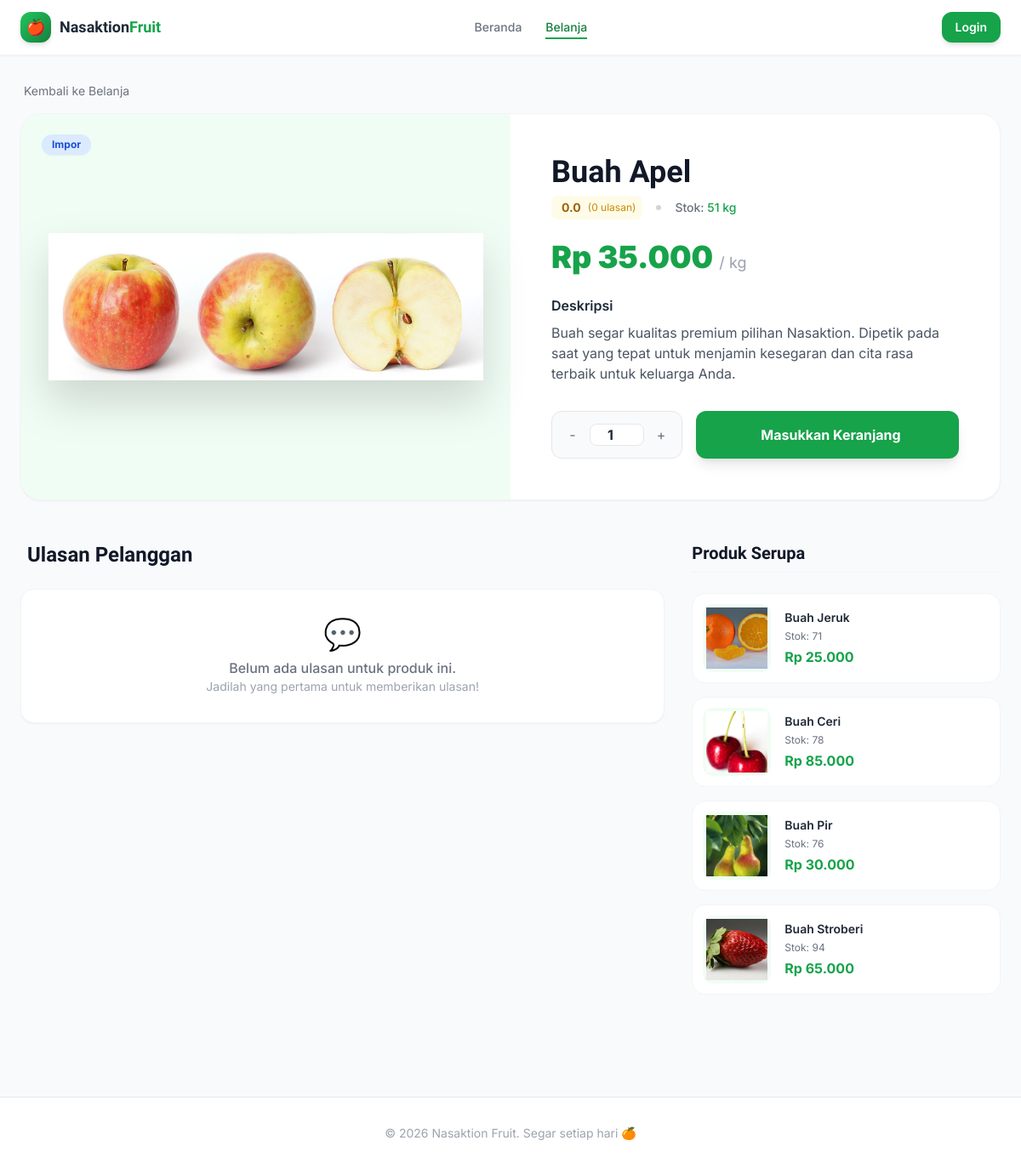
The app's page /customer/shop/product/1 with its own data.
### tables this page shows
CREATE TABLE `products` (
  `id` int UNSIGNED NOT NULL,
  `category_id` int UNSIGNED NOT NULL,
  `nama_buah` varchar(100) NOT NULL,
  `jenis` enum('Impor','Ekspor','Lokal') NOT NULL DEFAULT 'Lokal',
  `foto` varchar(255) DEFAULT NULL,
  `deskripsi` text,
  `harga_beli` decimal(15,2) NOT NULL DEFAULT '0.00',
  `harga_jual` decimal(15,2) NOT NULL DEFAULT '0.00',
  `stok` int NOT NULL DEFAULT '0',
  `satuan` varchar(20) NOT NULL DEFAULT 'kg',
  `is_active` tinyint(1) NOT NULL DEFAULT '1',
  `created_at` timestamp NULL DEFAULT CURRENT_TIMESTAMP,
  `updated_at` timestamp NULL DEFAULT CURRENT_TIMESTAMP ON UPDATE CURRENT_TIMESTAMP
);

### application/controllers/customer/Shop.php (called while the page is built, shortened)
<?php
class Shop extends CI_Controller {
    public function __construct() {
        $this->load->model('Product_model');
        $this->load->model('Category_model');
        $this->load->model('Feedback_model');
    }
    public function product($id) {
        $data['product'] = $this->Product_model->get_by_id($id);
        $data['title'] = $data['product']->nama_buah;
        $data['related'] = $this->Product_model->get_related($data['product']->category_id, $id, 4);
        $data['reviews'] = $this->Feedback_model->get_by_product($id);
        $data['avg_rating'] = $this->Feedback_model->get_product_avg_rating($id);
        $this->load->view('customer/shop/product', $data);
    }
}

### index.php (called while the page is built, shortened)
<?php
require_once BASEPATH.'core/CodeIgniter.php';

### application/models/Product_model.php (called while the page is built, shortened)
<?php
class Product_model extends CI_Model {
    public function get_by_id($id) {
        $this->db->select('p.*, c.nama_kategori');
        $this->db->from('products p');
        $this->db->join('categories c', 'c.id = p.category_id', 'left');
        $this->db->where('p.id', $id);
        return $this->db->get()->row();
    }
    public function get_related($category_id, $exclude_id, $limit = 4) {
        $this->db->select('p.*, c.nama_kategori');
        $this->db->from('products p');
        $this->db->join('categories c', 'c.id = p.category_id', 'left');
        $this->db->where('p.category_id', $category_id);
        $this->db->where('p.id !=', $exclude_id);
        $this->db->where('p.is_active', 1);
        $this->db->where('p.stok >', 0);
        $this->db->order_by('RAND()');
        $this->db->limit($limit);
        return $this->db->get()->result();
    }
}

### application/views/customer/shop/product.php (the view, shortened to what this page needs)
<?= $this->load->view('customer/layout/header', ['title'=> $title], TRUE) ?>
<div class="mb-4">
    <a href="<?= site_url('customer/shop') ?>" class="text-sm text-gray-500 hover:text-primary-600 inline-flex items-center gap-1">
        <span class="iconify" data-icon="lucide:arrow-left"></span> Kembali ke Belanja
    </a>
</div>
<div class="bg-white rounded-3xl border border-gray-100 shadow-sm overflow-hidden mb-12">
    <div class="grid grid-cols-1 md:grid-cols-2">
        <div class="bg-primary-50 min-h-[300px] md:min-h-full flex items-center justify-center p-8 relative">
            <?php if($product->foto): ?>
            <img src="<?= base_url('uploads/products/'.$product->foto) ?>" alt="<?= $product->nama_buah ?>" class="max-w-full max-h-[400px] object-contain drop-shadow-2xl hover:scale-105 transition-transform duration-500">
            <?php else: ?>
            <span class="text-9xl drop-shadow-xl">🍎</span>
            <?php endif; ?>
            <div class="absolute top-6 left-6 flex flex-col gap-2">
                <span class="text-xs font-bold px-3 py-1 rounded-full shadow-sm <?= $product->jenis=='Impor' ? 'bg-blue-100 text-blue-700' : ($product->jenis=='Ekspor' ? 'bg-purple-100 text-purple-700' : 'bg-green-100 text-green-700') ?>">
                    <?= $product->jenis ?>
                </span>
            </div>
        </div>
        <div class="p-8 md:p-12 flex flex-col justify-center">
            <h1 class="font-display font-black text-3xl md:text-4xl text-gray-900 mb-2"><?= $product->nama_buah ?></h1>
            <div class="flex items-center gap-4 mb-6">
                <div class="flex items-center gap-1 bg-yellow-50 px-2 py-1 rounded-lg">
                    <span class="text-sm font-bold text-yellow-700"><?= number_format($avg_rating ?? 0, 1) ?></span>
                    <span class="text-xs text-yellow-600 ml-1">(<?= count($reviews) ?> ulasan)</span>
                </div>
                <div class="w-1.5 h-1.5 rounded-full bg-gray-300"></div>
                <p class="text-sm text-gray-500 font-medium">Stok: <span class="<?= $product->stok>0 ? 'text-green-600':'text-red-500' ?>"><?= $product->stok ?> <?= $product->satuan ?? 'kg' ?></span></p>
            </div>
            <p class="text-4xl font-black text-primary-600 mb-6 drop-shadow-sm">Rp <?= number_format($product->harga_jual,0,',','.') ?> <span class="text-lg text-gray-400 font-normal">/ <?= $product->satuan ?? 'kg' ?></span></p>
            <div class="prose prose-sm text-gray-600 mb-8 max-w-none">
                <h4 class="text-gray-800 font-semibold mb-2">Deskripsi</h4>
                <p><?= nl2br($product->deskripsi ?? 'Buah segar kualitas premium pilihan Nasaktion. Dipetik pada saat yang tepat untuk menjamin kesegaran dan cita rasa terbaik untuk keluarga Anda.') ?></p>
            </div>
            <div class="mt-auto">
                <?php if($product->stok > 0): ?>
                <div class="flex items-center gap-4">
                    <div class="flex items-center bg-gray-50 border border-gray-200 rounded-xl p-1 h-14">
                        <button type="button" onclick="updateQty(-1)" class="w-10 h-10 flex items-center justify-center rounded-lg hover:bg-white hover:shadow-sm text-gray-500 transition-all">-</button>
                        <input type="number" id="qtyInput" value="1" min="1" max="<?= $product->stok ?>"
                               onblur="validateQty()" onkeydown="if(event.key === 'Enter') { event.preventDefault(); this.blur(); }"
                               class="w-16 text-center bg-white border border-gray-200 rounded-lg font-bold text-gray-800 focus:border-primary-500 focus:ring-2 focus:ring-primary-200 outline-none appearance-none">
                        <button type="button" onclick="updateQty(1)" class="w-10 h-10 flex items-center justify-center rounded-lg hover:bg-white hover:shadow-sm text-gray-500 transition-all">+</button>
                    </div>
                    <button type="button" onclick="addToCartDetail(<?= $product->id ?>, this)" class="flex-1 h-14 bg-primary-600 hover:bg-primary-700 text-white rounded-xl font-bold flex items-center justify-center gap-2 transition-all shadow-lg hover:shadow-primary-300 active:scale-[0.98]">
                        <span class="iconify text-xl" data-icon="lucide:shopping-cart"></span> Masukkan Keranjang
                    </button>
                </div>
                <?php else: ?>
                <div class="h-14 bg-gray-100 rounded-xl flex items-center justify-center text-gray-500 font-bold border border-gray-200 cursor-not-allowed">
                    Mohon Maaf, Stok Sedang Habis
                </div>
                <?php endif; ?>
            </div>
        </div>
    </div>
</div>
<div class="grid grid-cols-1 lg:grid-cols-3 gap-8 mb-12">
    <div class="lg:col-span-2">
        <h3 class="font-display font-bold text-2xl text-gray-900 mb-6 flex items-center gap-2">
            <span class="iconify text-yellow-500" data-icon="lucide:message-square"></span> Ulasan Pelanggan
        </h3>
        <?php if(!empty($reviews)): ?>
        <div class="space-y-4">
            <?php foreach($reviews as $r): ?>
            <div class="bg-white p-5 rounded-2xl border border-gray-100 shadow-sm">
                <div class="flex items-center justify-between mb-3">
                    <div class="flex items-center gap-3">
                        <div class="w-10 h-10 bg-primary-100 rounded-full flex items-center justify-center text-primary-700 font-bold">
                            <?= substr($r->nama ?? 'A', 0, 1) ?>
                        </div>
                        <div>
                            <p class="text-sm font-semibold text-gray-800"><?= $r->nama ?? 'Anonim' ?></p>
                            <p class="text-xs text-gray-400"><?= date('d M Y', strtotime($r->created_at)) ?></p>
                        </div>
                    </div>
                    <div class="flex gap-0.5">
                        <?php for($i=1; $i<=5; $i++): ?>
                        <span class="text-sm <?= $i <= $r->rating ? 'text-yellow-400' : 'text-gray-200' ?>">★</span>
                        <?php endfor; ?>
                    </div>
                </div>
                <p class="text-sm text-gray-600 leading-relaxed"><?= nl2br($r->isi_ulasan) ?></p>
                <?php if($r->balasan_admin): ?>
                <div class="mt-4 bg-gray-50 rounded-xl p-4 border-l-4 border-primary-500">
                    <p class="text-xs font-bold text-gray-700 mb-1">Balasan Admin:</p>
                    <p class="text-sm text-gray-600"><?= nl2br($r->balasan_admin) ?></p>
                </div>
                <?php endif; ?>
            </div>
            <?php endforeach; ?>
        </div>
        <?php else: ?>
        <div class="bg-white p-8 rounded-2xl border border-gray-100 text-center shadow-sm">
            <span class="text-4xl mb-2 block">💬</span>
            <p class="text-gray-500 font-medium">Belum ada ulasan untuk produk ini.</p>
            <p class="text-sm text-gray-400">Jadilah yang pertama untuk memberikan ulasan!</p>
        </div>
        <?php endif; ?>
    </div>
    <div>
        <h3 class="font-display font-bold text-xl text-gray-900 mb-6 pb-2 border-b border-gray-100">Produk Serupa</h3>
        <?php if(!empty($related)): ?>
        <div class="flex flex-col gap-4">
            <?php foreach($related as $rel): ?>
            <a href="<?= site_url('customer/shop/product/'.$rel->id) ?>" class="flex items-center gap-4 bg-white p-3 rounded-2xl border border-gray-100 hover:border-primary-200 hover:shadow-md transition-all group">
                <div class="w-20 h-20 bg-primary-50 rounded-xl flex items-center justify-center p-1 flex-shrink-0 overflow-hidden">
                    <?php if($rel->foto): ?>
                    <img src="<?= base_url('uploads/products/'.$rel->foto) ?>" class="w-full h-full object-cover group-hover:scale-110 transition-transform">
                    <?php else: ?>
                    <span class="text-3xl">🍎</span>
                    <?php endif; ?>
                </div>
                <div class="flex-1">
                    <h4 class="text-sm font-semibold text-gray-800 line-clamp-2 mb-1 group-hover:text-primary-600 transition-colors"><?= $rel->nama_buah ?></h4>
                    <p class="text-xs text-gray-500 mb-1">Stok: <?= $rel->stok ?></p>
                    <p class="font-bold text-primary-600">Rp <?= number_format($rel->harga_jual,0,',','.') ?></p>
                </div>
            </a>
            <?php endforeach; ?>
        </div>
        <?php else: ?>
        <p class="text-sm text-gray-500 italic bg-gray-50 p-4 rounded-xl text-center">Belum ada produk serupa.</p>
        <?php endif; ?>
    </div>
</div>
<?= $this->load->view('customer/layout/footer', [], TRUE) ?>

### application/views/customer/layout/header.php (style rules this page uses)
body { font-family: 'Inter', sans-serif; }
.font-display { font-family: 'Sora', sans-serif; }
html { overflow-y: scroll; }

### records on screen
products: foto (picture), jenis "Impor", nama_buah "Buah Apel", stok "51", satuan "kg", harga_jual "35.000", deskripsi "Buah segar kualitas premium pilihan Nasaktion. Dipetik pada saat yang tepat untuk menjamin kesegaran dan cita rasa terbaik untuk keluarga Anda.", stok "1"
products: foto (picture), nama_buah "Buah Jeruk", stok "71", harga_jual "25.000"
products: foto (picture), nama_buah "Buah Ceri", stok "78", harga_jual "85.000"
products: foto (picture), nama_buah "Buah Pir", stok "76", harga_jual "30.000"
products: foto (picture), nama_buah "Buah Stroberi", stok "94", harga_jual "65.000"

### other values on screen
$avg_rating "0.0"
count($reviews) "0"
